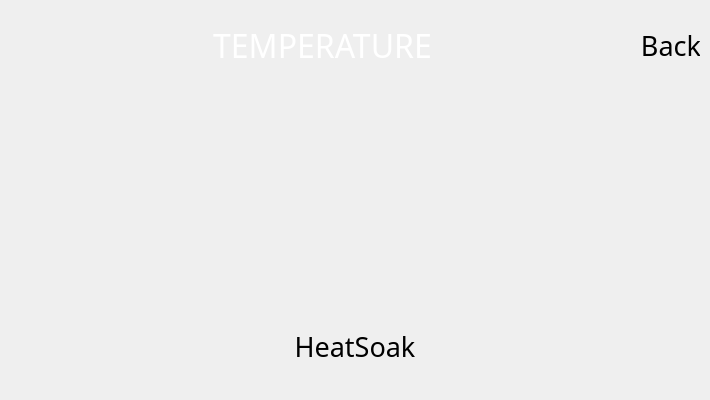
  <widget class="QWidget" name="temperature_page">
   <property name="minimumSize">
    <size>
     <width>710</width>
     <height>400</height>
    </size>
   </property>
   <property name="maximumSize">
    <size>
     <width>720</width>
     <height>420</height>
    </size>
   </property>
   <widget class="QWidget" name="horizontalLayoutWidget_4">
    <property name="geometry">
     <rect>
      <x>10</x>
      <y>10</y>
      <width>691</width>
      <height>71</height>
     </rect>
    </property>
    <layout class="QHBoxLayout" name="horizontalLayout">
     <item>
      <widget class="QLabel" name="temp_header_title">
       <property name="sizePolicy">
        <sizepolicy hsizetype="MinimumExpanding" vsizetype="MinimumExpanding">
         <horstretch>0</horstretch>
         <verstretch>0</verstretch>
        </sizepolicy>
       </property>
       <property name="minimumSize">
        <size>
         <width>300</width>
         <height>60</height>
        </size>
       </property>
       <property name="maximumSize">
        <size>
         <width>16777215</width>
         <height>60</height>
        </size>
       </property>
       <property name="font">
        <font>
         <family>Momcake</family>
         <pointsize>24</pointsize>
        </font>
       </property>
       <property name="layoutDirection">
        <enum>Qt::RightToLeft</enum>
       </property>
       <property name="styleSheet">
        <string notr="true">background: transparent; color: white;</string>
       </property>
       <property name="text">
        <string>TEMPERATURE</string>
       </property>
       <property name="alignment">
        <set>Qt::AlignCenter</set>
       </property>
       <property name="class" stdset="0">
        <string>title_text</string>
       </property>
      </widget>
     </item>
     <item>
      <widget class="BlocksCustomButton" name="temp_back_button">
       <property name="sizePolicy">
        <sizepolicy hsizetype="Fixed" vsizetype="Fixed">
         <horstretch>0</horstretch>
         <verstretch>0</verstretch>
        </sizepolicy>
       </property>
       <property name="minimumSize">
        <size>
         <width>60</width>
         <height>60</height>
        </size>
       </property>
       <property name="maximumSize">
        <size>
         <width>60</width>
         <height>60</height>
        </size>
       </property>
       <property name="font">
        <font>
         <family>Momcake</family>
         <pointsize>20</pointsize>
         <italic>false</italic>
         <stylestrategy>PreferAntialias</stylestrategy>
        </font>
       </property>
       <property name="mouseTracking">
        <bool>false</bool>
       </property>
       <property name="tabletTracking">
        <bool>true</bool>
       </property>
       <property name="contextMenuPolicy">
        <enum>Qt::NoContextMenu</enum>
       </property>
       <property name="layoutDirection">
        <enum>Qt::LeftToRight</enum>
       </property>
       <property name="styleSheet">
        <string notr="true"/>
       </property>
       <property name="text">
        <string>Back</string>
       </property>
       <property name="autoDefault">
        <bool>false</bool>
       </property>
       <property name="flat">
        <bool>true</bool>
       </property>
       <property name="button_type" stdset="0">
        <string>icon</string>
       </property>
       <property name="icon_pixmap" stdset="0">
        <pixmap resource="resources/button_resources.qrc">:/button_borders/media/btn_icons/back.svg</pixmap>
       </property>
      </widget>
     </item>
    </layout>
   </widget>
   <widget class="QWidget" name="verticalLayoutWidget_4">
    <property name="geometry">
     <rect>
      <x>10</x>
      <y>100</y>
      <width>691</width>
      <height>281</height>
     </rect>
    </property>
    <layout class="QVBoxLayout" name="tp_content_vertical_layout" stretch="1,0">
     <property name="leftMargin">
      <number>5</number>
     </property>
     <property name="topMargin">
      <number>5</number>
     </property>
     <property name="rightMargin">
      <number>5</number>
     </property>
     <property name="bottomMargin">
      <number>5</number>
     </property>
     <item>
      <layout class="QHBoxLayout" name="tp_content_horizontal_layout">
       <property name="spacing">
        <number>5</number>
       </property>
       <property name="sizeConstraint">
        <enum>QLayout::SetMinimumSize</enum>
       </property>
       <property name="leftMargin">
        <number>5</number>
       </property>
       <property name="topMargin">
        <number>5</number>
       </property>
       <property name="rightMargin">
        <number>5</number>
       </property>
       <property name="bottomMargin">
        <number>5</number>
       </property>
       <item alignment="Qt::AlignVCenter">
        <widget class="BlocksCustomButton" name="extruder_temp_display">
         <property name="minimumSize">
          <size>
           <width>200</width>
           <height>60</height>
          </size>
         </property>
         <property name="maximumSize">
          <size>
           <width>200</width>
           <height>60</height>
          </size>
         </property>
         <property name="text">
          <string/>
         </property>
         <property name="flat">
          <bool>true</bool>
         </property>
         <property name="button_type" stdset="0">
          <string>display_secondary</string>
         </property>
         <property name="icon_pixmap" stdset="0">
          <pixmap resource="resources/icon_resources.qrc">:/temperatures/media/btn_icons/temp_icon.svg</pixmap>
         </property>
        </widget>
       </item>
       <item alignment="Qt::AlignVCenter">
        <widget class="BlocksCustomButton" name="bed_temp_display">
         <property name="minimumSize">
          <size>
           <width>200</width>
           <height>60</height>
          </size>
         </property>
         <property name="maximumSize">
          <size>
           <width>200</width>
           <height>60</height>
          </size>
         </property>
         <property name="text">
          <string/>
         </property>
         <property name="flat">
          <bool>true</bool>
         </property>
         <property name="icon_pixmap" stdset="0">
          <pixmap resource="resources/icon_resources.qrc">:/temperatures/media/btn_icons/BED temp.svg</pixmap>
         </property>
         <property name="button_type" stdset="0">
          <string>display_secondary</string>
         </property>
        </widget>
       </item>
      </layout>
     </item>
     <item alignment="Qt::AlignHCenter|Qt::AlignVCenter">
      <widget class="BlocksCustomButton" name="temperature_cooldown_btn">
       <property name="minimumSize">
        <size>
         <width>200</width>
         <height>60</height>
        </size>
       </property>
       <property name="maximumSize">
        <size>
         <width>200</width>
         <height>60</height>
        </size>
       </property>
       <property name="font">
        <font>
         <family>Momcake</family>
         <pointsize>20</pointsize>
         <italic>false</italic>
         <stylestrategy>PreferAntialias</stylestrategy>
        </font>
       </property>
       <property name="mouseTracking">
        <bool>false</bool>
       </property>
       <property name="tabletTracking">
        <bool>true</bool>
       </property>
       <property name="contextMenuPolicy">
        <enum>Qt::NoContextMenu</enum>
       </property>
       <property name="layoutDirection">
        <enum>Qt::LeftToRight</enum>
       </property>
       <property name="styleSheet">
        <string notr="true"/>
       </property>
       <property name="text">
        <string>HeatSoak</string>
       </property>
       <property name="autoDefault">
        <bool>false</bool>
       </property>
       <property name="flat">
        <bool>true</bool>
       </property>
       <property name="class" stdset="0">
        <string>menu_btn</string>
       </property>
       <property name="button_type" stdset="0">
        <string>normal</string>
       </property>
       <property name="borderLeftPixmap" stdset="0">
        <pixmap resource="resources/button_resources.qrc">:/button_borders/media/buttons/btn_part1.svg</pixmap>
       </property>
       <property name="borderCenterPixmap" stdset="0">
        <pixmap resource="resources/button_resources.qrc">:/button_borders/media/buttons/btn_part2.svg</pixmap>
       </property>
       <property name="borderRightPixmap" stdset="0">
        <pixmap resource="resources/button_resources.qrc">:/button_borders/media/buttons/btn_part3.svg</pixmap>
       </property>
       <property name="icon_pixmap" stdset="0">
        <pixmap resource="resources/icon_resources.qrc">:/temperatures/media/btn_icons/chamber temp.svg</pixmap>
       </property>
      </widget>
     </item>
    </layout>
   </widget>
  </widget>
